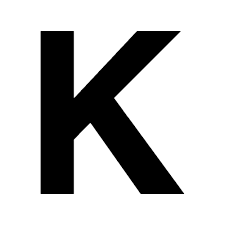
#> input picture Alphabet-Recognize/k.png, 225 x 225 px
$ python find_contours.py   (older library calls are emulated)
#> lines starting #> are read from the running program, lines starting #| are printed output that depends on the picture; after the words box and inside, x2 and y2 are one past the last pixel; in counts of white or black regions, pixels touching at a corner belong together
import cv2

# read image from file
#img = cv2.imread('T.jpeg')
img = cv2.imread('k.png')
#> img is the input picture: shape (225, 225, 3); min 0, max 255, mean 191.5
img2 = img.copy()

# image --> gray -- 150~200 --> canny
img = cv2.cvtColor(img, cv2.COLOR_BGR2GRAY)
#> img: shape (225, 225)
canny = cv2.Canny(img, 150, 200)
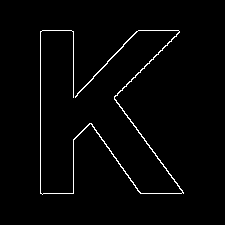
#> canny: shape (225, 225); 2% white in thin lines or dots, all inside (x1, y1, x2, y2) = (40, 30, 184, 195)

# get contour data from canny
binary, contours, hier = cv2.findContours(canny, cv2.RETR_EXTERNAL, cv2.CHAIN_APPROX_NONE)
#> contours = 1 contour; box (x1, y1, x2, y2) and area: (40, 30, 184, 195) 250

# draw contour
for cnt in contours:
	cv2.drawContours(img2, cnt, -1, (255, 0, 0), 4)
	peri = cv2.arcLength(cnt, True)
	vertices = cv2.approxPolyDP(cnt, peri * 0.02, True)
	print(len(vertices))
#> this loop made 1 pass
#> peri on pass 1: 1730.9
#| 12
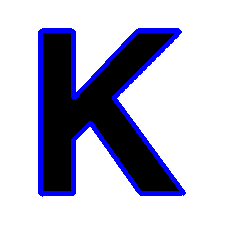
#> img2: shape (225, 225, 3); 7.96% of pixels changed, all inside (x1, y1, x2, y2) = (38, 28, 186, 197)
cv2.imshow('canny', canny)
cv2.imshow('img2', img2)
cv2.waitKey(0)

$ run again, with Alphabet-Recognize/T.jpeg saved as Alphabet-Recognize/k.png
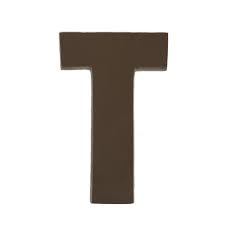
#> input picture Alphabet-Recognize/T.jpeg, 225 x 225 px
#> img is the input picture: shape (225, 225, 3); mean B, G, R 214.8, 217.5, 220.4
#> img: shape (225, 225)
#> `canny = cv2.Canny(img, 150, 200)`:
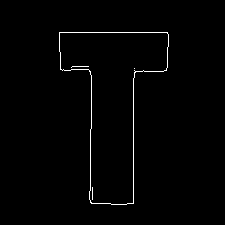
#> canny: shape (225, 225); 1.2% white in thin lines or dots, all inside (x1, y1, x2, y2) = (59, 32, 169, 205)
#> contours = 1 contour; box (x1, y1, x2, y2) and area: (59, 32, 169, 205) 9804
#> the loop `for cnt in contours:` made 1 pass
#> peri on pass 1: 558.5
#> (printed output is left out)
#> after the loop `for cnt in contours:`:
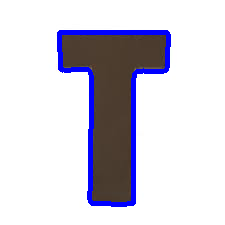
#> img2: shape (225, 225, 3); 5.39% of pixels changed, all inside (x1, y1, x2, y2) = (57, 30, 171, 207)

$ run again, with Alphabet-Recognize/T.png copied over Alphabet-Recognize/k.png
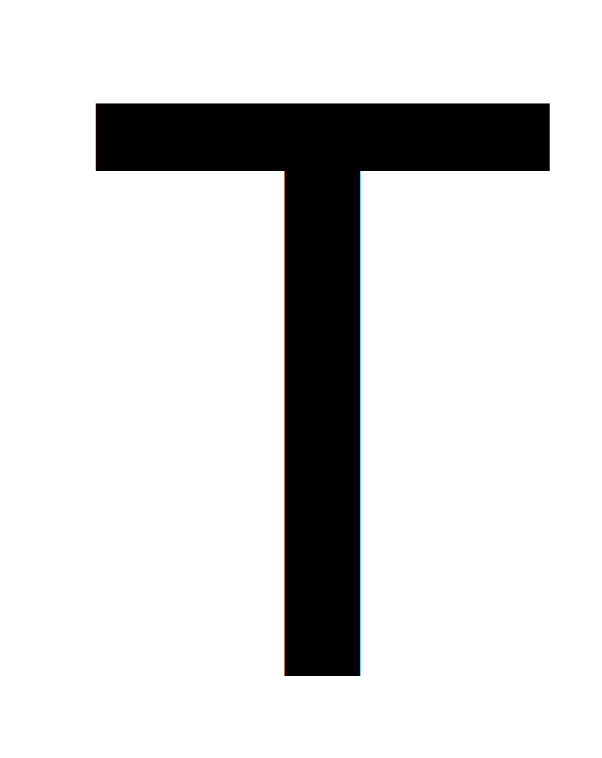
#> input picture Alphabet-Recognize/T.png, 602 x 758 px
#> img is the input picture: shape (758, 602, 3); mean B, G, R 216.5, 216.5, 216.5
#> img: shape (758, 602)
#> `canny = cv2.Canny(img, 150, 200)`:
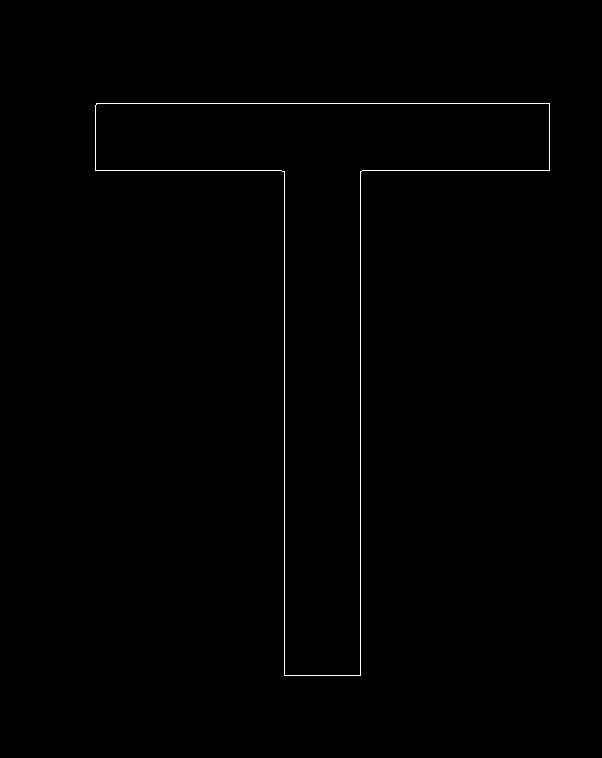
#> canny: shape (758, 602); 0.45% white in thin lines or dots, all inside (x1, y1, x2, y2) = (95, 103, 550, 676)
#> contours = 1 contour; box (x1, y1, x2, y2) and area: (95, 103, 550, 676) 68802
#> the loop `for cnt in contours:` made 1 pass
#> peri on pass 1: 2049.1
#> (printed output is left out)
#> after the loop `for cnt in contours:`:
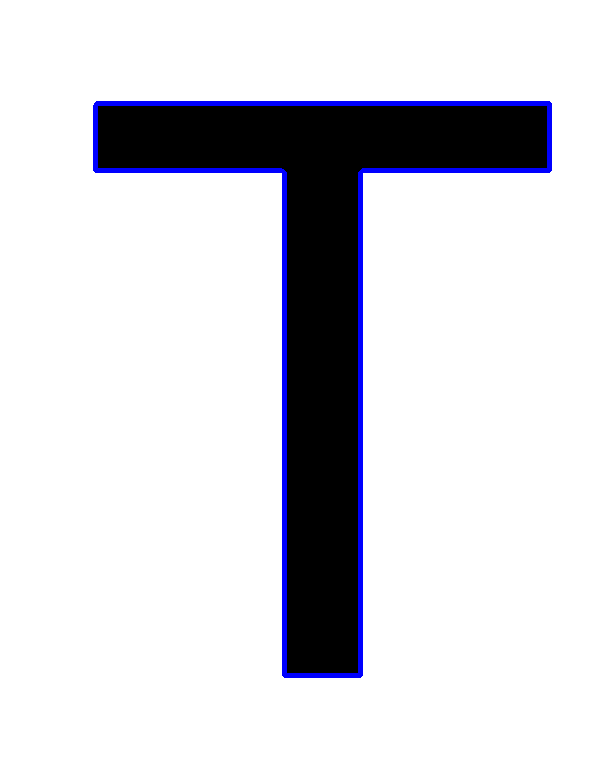
#> img2: shape (758, 602, 3); 2.24% of pixels changed, all inside (x1, y1, x2, y2) = (93, 101, 552, 678)
